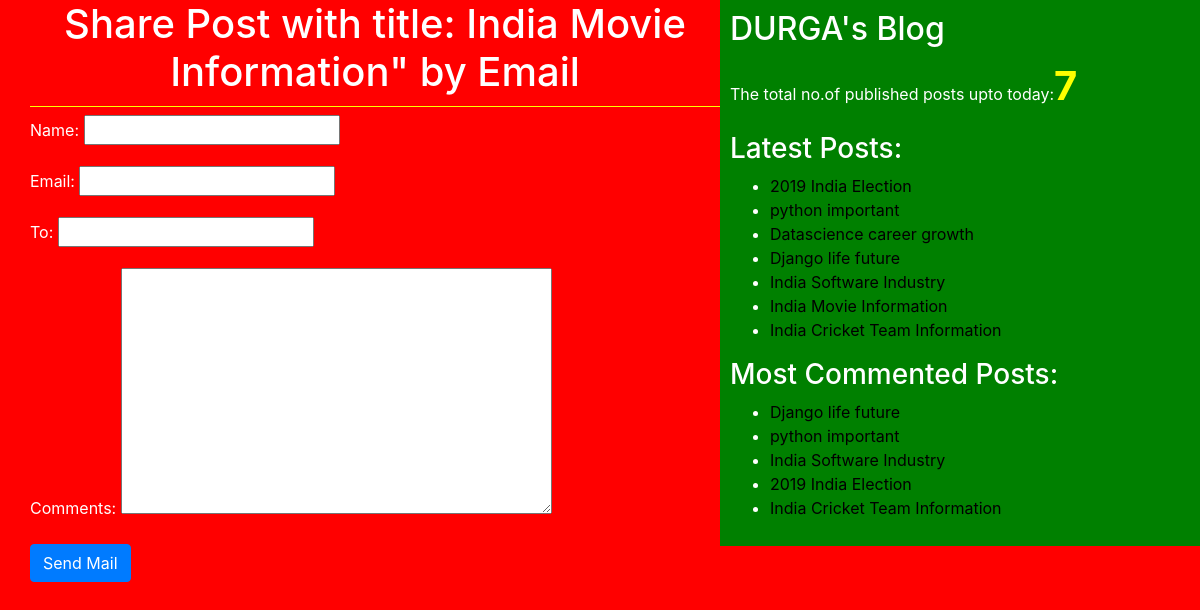
The app's page /2/share/ with its own data.
### blogapp/models.py (models this page shows, shortened)
class Post(models.Model):
    STATUS_CHOICES=(('draft','Draft'),('published','Published'))
    title=models.CharField(max_length=256)
    slug=models.SlugField(max_length=264,unique_for_date='publish')
    author=models.ForeignKey(User,on_delete=models.CASCADE)
    body=models.TextField()
    publish=models.DateTimeField(default=timezone.now)
    created=models.DateTimeField(auto_now_add=True)
    updated=models.DateTimeField(auto_now=True)
    status=models.CharField(max_length=10,choices=STATUS_CHOICES,default='draft')
    objects=CustomManager()
    tags=TaggableManager()
    class Meta:
        ordering=('-publish',)  #descending ordering
    def get_absolute_url(self):
        return reverse('post_detail',args=[self.publish.year,self.publish.strftime('%m'),self.publish.strftime('%d'),self.slug])

### blogapp/views.py (the view)
# urls.py: re_path(r'^(?P<id>\d+)/share/$',views.mail_send_view),
def mail_send_view(request,id):
    post=get_object_or_404(Post,id=id,status='published')
    sent=False
    if request.method=='POST':
        form=EmailSendForm(request.POST)
        if form.is_valid():
            cd=form.cleaned_data
            subject='{}({}) recommends you to read"{}"'.format(cd['name'],cd['email'],post.title)
            post_url=request.build_absolute_uri(post.get_absolute_url())
            message='Read Post At :\n {}\n\n{}\'s Comments:\n{}'.format(post_url,cd['name'],cd['comments'])
            send_mail(subject,message,'durga@blog.com',[cd['to']])
            sent=True
    else:
        form=EmailSendForm()
    return render(request,'blogapp/sharebyemail.html',{'form':form,'post':post,'sent':sent})

### blogapp/forms.py
class EmailSendForm(forms.Form):
    name=forms.CharField()
    email=forms.EmailField()
    to=forms.EmailField()
    comments=forms.CharField(required=False,widget=forms.Textarea)

### blogapp/models.py (called while the page is built)
    def get_queryset(self):
        return super().get_queryset().filter(status='published')

### blogapp/templatetags/blog_tags.py (called while the page is built)
@register.simple_tag(name='my_tag')
def total_posts():
    return Post.objects.count()

@register.inclusion_tag('blogapp/latest_posts123.html')
def show_latest_posts(count=3):
    latest_posts=Post.objects.order_by('-publish')[:count]
    return {'latest_posts':latest_posts}

@register.simple_tag
def get_most_commented_posts(count=5):
    return Post.objects.annotate(total_comments=Count('comments')).order_by('-total_comments')[:count]

### templates/blogapp/sharebyemail.html (shortened to what this page needs)
<!DOCTYPE html>
{% extends "blogapp/base.html" %}
        {% block content_block %}
         {% if sent %}
           <h1>Email Successfully sent....!!!</h1>
           <h2> Post with title: {{post.title}} information shared by email</h2>
           {% else %}
          <h1>Share Post with title: {{post.title}}"  by Email </h1>
                <form method='POST'>
                  {{form.as_p}}
                  <input type="submit" class='btn btn-primary' value="Send Mail">
                </form>
       {% endif %}
       {% endblock %}

### templates/blogapp/base.html (shortened to what this page needs)
<!DOCTYPE html>
{% load blog_tags %}
{% load static %}
<html lang="en" dir="ltr">
  <head>
    <link rel="stylesheet" href="https://stackpath.bootstrapcdn.com/bootstrap/4.5.2/css/bootstrap.min.css">
    <link rel="stylesheet" href="{% static "css/blog2.css" %}">
  </head>
  <body>
    <div class="content">
      {% block content_block %}
      {% endblock %}
    </div>
    <div class="sidebar">
      <h2>DURGA's Blog</h2>
      <p>The total no.of published posts upto today:<span id='pcount'>{% my_tag %} </span> </p>
       <h3>Latest Posts:</h3>{% show_latest_posts 100 %}
        <h3>Most Commented Posts:</h3>
        {% get_most_commented_posts as most_commented_posts %}
        <ul>
              {% for post in most_commented_posts %}
              <li><a href="{{post.get_absolute_url}}">{{post.title}}</a></li>
              {% endfor %}
        </ul>
    </div>
  </body>
</html>

### templates/blogapp/latest_posts123.html
<ul>
  {% for post in latest_posts %}
  <li><a href="{{post.get_absolute_url}}">{{post.title}}</a>
</li>
  {% endfor %}
</ul>

### static/css/blog2.css (style rules this page uses)
.content { width: 60% ; float: left; padding: 0 0 0 30px; height: 100%; }
.sidebar { width: 40%; float: right; padding: 10px; background: green; height: 100%; }
h1 { text-align: center; border-bottom: 1px solid yellow; padding-bottom: 10px; }
body { color: white; background: red; }
a { color: black; }
#pcount { font-size: 40px; color: yellow; font-weight: bold; }

### records on screen
Post: title "India Movie Information"
Post: title "2019 India Election"
Post: title "python important"
Post: title "Datascience career growth"
Post: title "Django life future"
Post: title "India Software Industry"
Post: title "India Cricket Team Information"
